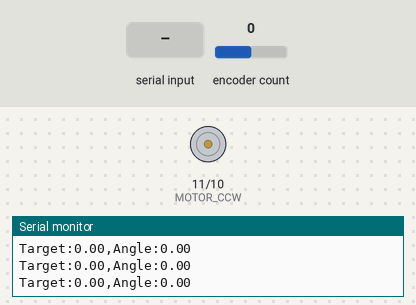
A sketch run on a simulated Arduino Uno, built with avr-gcc and run on an emulated ATmega328P. Shown: motor-driver pin pairs drawn as motors (green arrow = first pin HIGH = forward, orange = second pin HIGH = backward, longer = more drive, scaled by the enable pin), the last lines printed to the serial monitor. The inputs (shaded band) are chosen by the test bench; at power-on: encoder count 0.

Above: at 1.2 s.
1.3 s: encoder count set to -1
At 2.5 s:
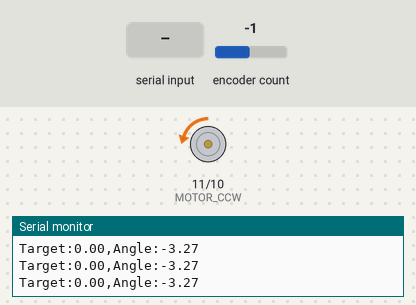
2.8 s: "P90\n" received over Serial
At 3.4 s:
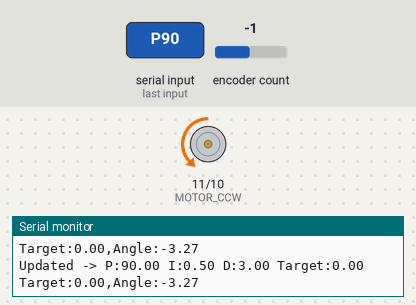
4.3 s: encoder count set to 3
At 5.2 s:
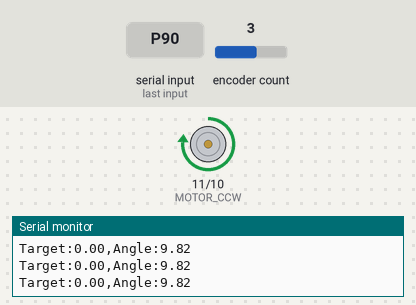
5.8 s: "P,45\n" received over Serial
At 6.8 s:
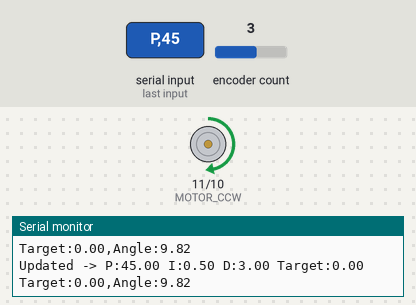
7.3 s: encoder count set to 4
At 7.7 s:
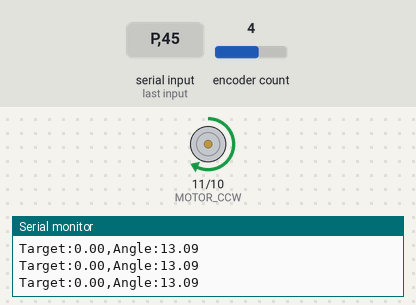
8.8 s: "P" received over Serial
At 10.5 s:
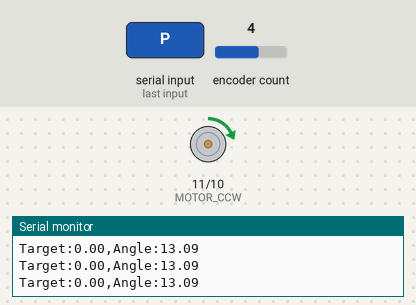
Timing chart, 0 to 12.0 s (numbered marks = the images above; inputs shaded):
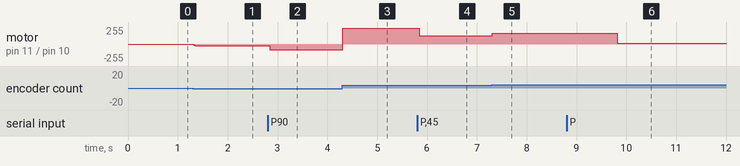

Measured:
- after the input at 1.3 s, motor on pin 11 (MOTOR_CCW) / pin 10 (MOTOR_CW): stopped → backward 24/255 at once
- after the input at 2.8 s, motor on pin 11 (MOTOR_CCW) / pin 10 (MOTOR_CW): backward 24/255 → backward 89/255 after 0.05 s
- after the input at 4.3 s, motor on pin 11 (MOTOR_CCW) / pin 10 (MOTOR_CW): backward 89/255 → forward 239/255 at once
- after the input at 5.8 s, motor on pin 11 (MOTOR_CCW) / pin 10 (MOTOR_CW): forward 239/255 → forward 126/255 after 0.05 s
- after the input at 7.3 s, motor on pin 11 (MOTOR_CCW) / pin 10 (MOTOR_CW): forward 126/255 → forward 164/255 at once
- after the input at 8.8 s, motor on pin 11 (MOTOR_CCW) / pin 10 (MOTOR_CW): forward 164/255 → forward 14/255 after 1.0 s

The sketch:

PID_Group_16.ino
```cpp
#include <Encoder.h>
#include <PIDController.h>

// הגדרות פינים
#define ENCODER_A 2
#define ENCODER_B 3
#define MOTOR_CCW 11
#define MOTOR_CW 10
#define enA 9

// משתני מערכת - ערכים התחלתיים לפי כיול
float Kp = 12.0;
float Ki = 0.5;
float Kd = 3.0;
float desired_angle = 0;
float current_deg = 0;

PIDController pid;
Encoder myEnc(ENCODER_A, ENCODER_B);

// פונקציית נרמול זווית
float get_normalized_degree() {
  long ticks = myEnc.read();
  float deg = ticks * 360.0 / 440.0;
  while (deg > 180) deg -= 360;
  while (deg < -180) deg += 360;
  return deg;
}

void setup() {
  Serial.begin(9600);
  pinMode(enA, OUTPUT);
  pinMode(MOTOR_CW, OUTPUT);
  pinMode(MOTOR_CCW, OUTPUT);

  pid.begin();
  pid.limit(-100, 100);
  updatePID(); // עדכון ערכי ההתחלה בבקר

  Serial.println("--- Pendulum Control Ready ---");
  Serial.println("Commands: P[val], I[val], D[val], S[target angle]");
}

void loop() {
  if (Serial.available() > 0) {
    handleSerialInput();
  }

  //קריאת זווית
  current_deg = get_normalized_degree();
  float motor_pwm_value = pid.compute(current_deg);

  // הפעלת מנוע
  float Motor_output = abs(255 * motor_pwm_value / 100.0);
  Motor_output = constrain(Motor_output, 0, 255);

  if (motor_pwm_value > 0) {
    digitalWrite(MOTOR_CW, HIGH);
    digitalWrite(MOTOR_CCW, LOW);
  } else {
    digitalWrite(MOTOR_CW, LOW);
    digitalWrite(MOTOR_CCW, HIGH);
  }
  analogWrite(enA, Motor_output);

  //פלט של הזוית והזווית הדרושה
  Serial.print("Target:"); Serial.print(desired_angle);
  Serial.print(",");
  Serial.print("Angle:"); Serial.println(current_deg);

  delay(5);
}

// פונקציה לעדכון הפרמטרים בבקר ה-PID
void updatePID() {
  pid.tune(Kp, Ki, Kd);
  pid.setpoint(desired_angle);
}

// ניהול הקלט מהמשתמש
void handleSerialInput() {
  char cmd = Serial.read();
  float val = Serial.parseFloat();

  switch(cmd) {
    case 'P': case 'p': Kp = val; break;
    case 'I': case 'i': Ki = val; break;
    case 'D': case 'd': Kd = val; break;
    case 'S': case 's': desired_angle = constrain(val, -15, 15); break;
  }
  updatePID();

  Serial.print("Updated -> P:"); Serial.print(Kp);
  Serial.print(" I:"); Serial.print(Ki);
  Serial.print(" D:"); Serial.print(Kd);
  Serial.print(" Target:"); Serial.println(desired_angle);
}
```
